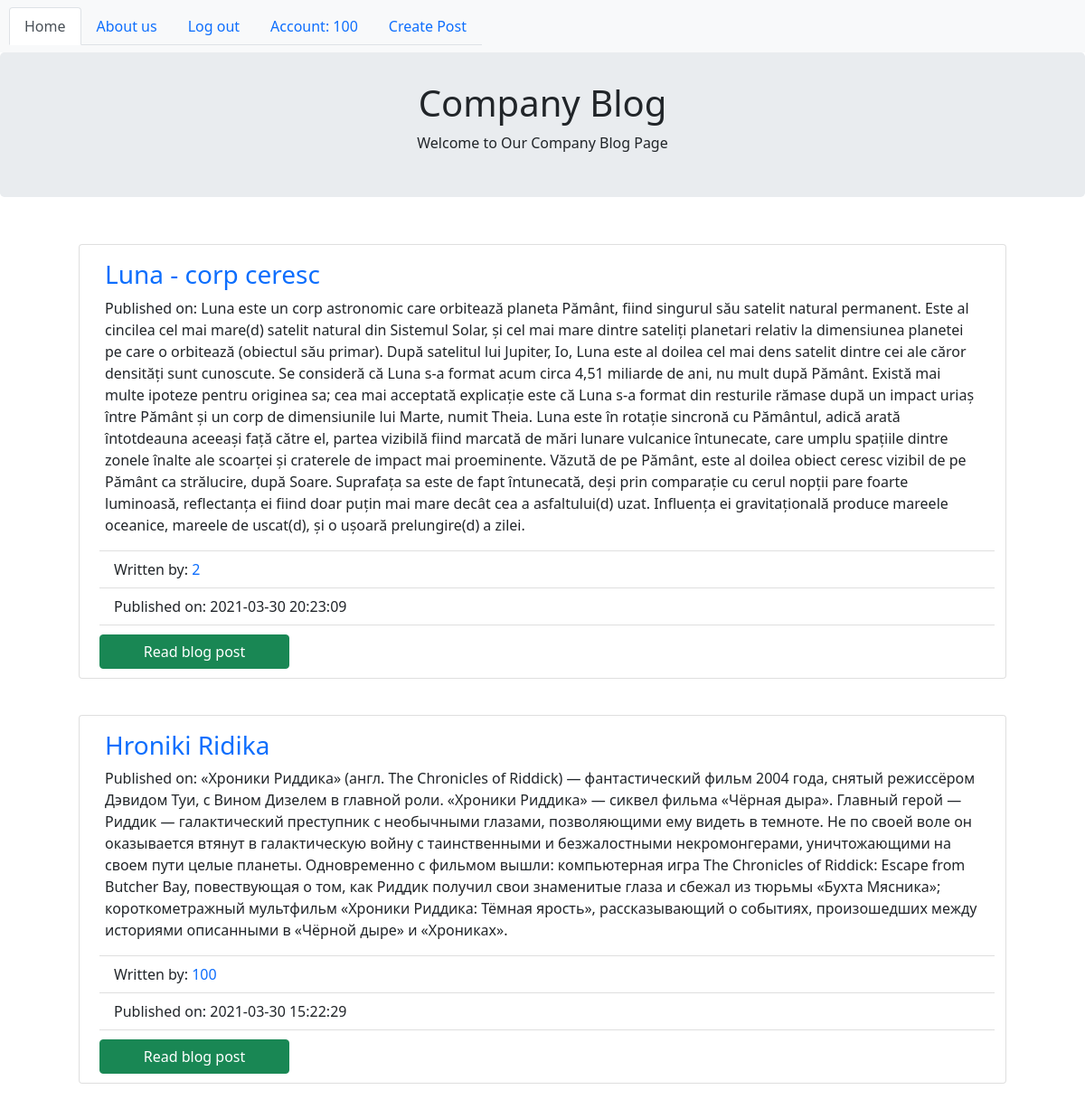
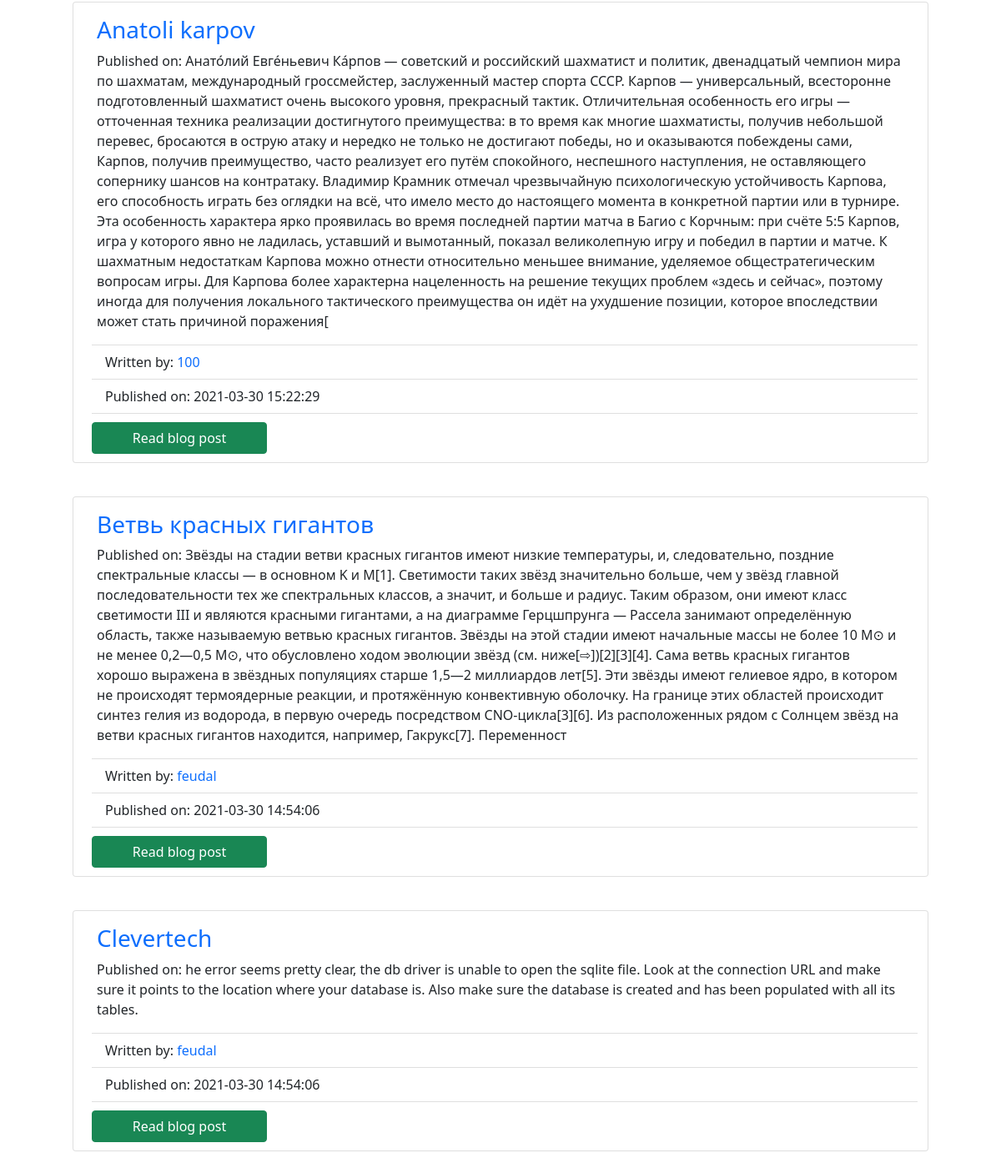
Page / (signed in) on the committed database (2 pictures, top to bottom).
### myproject/models.py (models this page shows, shortened)
class User(db.Model, UserMixin):
    __tablename__ = 'user_table'
    id = db.Column(db.Integer, primary_key=True)
    email = db.Column(db.String(64), unique=True, index=True)
    username = db.Column(db.String(64), unique=True, index=True)
    password_hash = db.Column(db.String(128))
    img = db.Column(db.String(64))
    post = db.relationship("Post", backref='user', lazy=True)

class Post(db.Model):
    __tablename__ = 'post_table'
    id = db.Column(db.Integer, primary_key=True)
    title = db.Column(db.String(64), index=True)
    username = db.Column(db.String(64), index=True)
    time_created = db.Column(db.DateTime, default=datetime.datetime.now())
    text = db.Column(db.Text)
    user_id = db.Column(db.Integer, db.ForeignKey('user_table.id'))

### app.py (the view)
@app.route('/')
def home():
    posts = Post.query.order_by(Post.time_created.desc())
    return render_template('home.html', posts=posts)

### myproject/models.py (called while the page is built)
@login_manager.user_loader
def load_user(user_id):
    return User.query.get(user_id)

### myproject/templates/home.html (shortened to what this page needs)
{% extends "base.html" %}
{% block content %}
<div class="jumbotron my_jumbotron">
    <h1>Company Blog</h1>
    <p>Welcome to Our Company Blog Page</p>
</div>
<div class="container-lg">
    <div class="row">
    {% for post in posts %}
     <div class="card">
      <div class="card-body">
        <h3 class="card-title"><a href="#" class="card-link">{{ post.title }}</a></h3>
        <p class="card-text">Published on: {{ post.text }}</p>
      </div>
      <ul class="list-group list-group-flush">
        <li class="list-group-item">Written by: <a href="#" class="card-link">{{post.username}}</a></li>
        <li class="list-group-item">Published on: {{ (post.time_created| string)[:-7] }}</li>
      </ul>
      <form action="{{url_for('post')}}">
          <input type="submit" class="btn btn-success my-button" value="Read blog post">
      </form>
    </div>
    {% endfor %}
    </div>
</div>
{% endblock %}

### myproject/templates/base.html (shortened to what this page needs)
<!DOCTYPE html>
<html lang="en">
<head>
    <link href="https://cdn.jsdelivr.net/npm/bootstrap@5.0.0-beta3/dist/css/bootstrap.min.css" rel="stylesheet">
	<link rel="stylesheet" href="../static/main.css">
</head>
<body>
<div class="navbar navbar-expand-lg navbar-light bg-light" id="myNavbar">
	<ul class="nav nav-tabs">
		  <li class="nav-item">
			<a class="nav-link" href="{{url_for('home')}}">Home</a>
		  </li>
		  <li class="nav-item">
			<a class="nav-link" href="{{url_for('about_us')}}">About us</a>
		  </li>
	  {% if current_user.is_authenticated %}
		  <li class="nav-item">
			<a class="nav-link" href="{{url_for('log_out')}}">Log out</a>
		  </li>
		  <li class="nav-item">
			<a class="nav-link" href="{{url_for('account')}}">Account: {{current_user.username}}</a>
		  </li>
		  <li class="nav-item">
			<a class="nav-link" href="{{url_for('create')}}">Create Post</a>
		  </li>
	  {% endif %}
	</ul>
</div>
{% block content %}
{% endblock %}
</body>
</html>

### myproject/static/main.css (style rules this page uses)
.jumbotron { padding: 2rem 1rem; margin-bottom: 2rem; background-color: #e9ecef; border-radius: .3rem; }
.my_jumbotron { text-align: center; }
a { text-decoration: none; }
.my-button { display: inline-block; width: 210px; margin: 10px; }
.card { max-width: 90%; margin: 20px auto 20px; }
ul { list-style-type: none; margin-left: 10px; padding: 0; }

### rows in the picture
User: username "100"
Post: title "Luna - corp ceresc", text "Luna este un corp astronomic care orbitează planeta Pământ, fiind singurul său satelit natural permanent. Este al cincilea cel mai mare⁠(d) satelit natural din Sistemul Solar, și cel mai mare dintre sateliți planetari relativ la dimensiunea planetei pe care o orbitează (obiectul său primar). După satelitul lui Jupiter, Io, Luna este al doilea cel mai dens satelit dintre cei ale căror densități sunt cunoscute. Se consideră că Luna s-a format acum circa 4,51 miliarde de ani, nu mult după Pământ. Există mai multe ipoteze pentru originea sa; cea mai acceptată explicație este că Luna s-a format din resturile rămase după un impact uriaș între Pământ și un corp de dimensiunile lui Marte, numit…", username "2", time_created "2021-03-30 20:23:09"
Post: title "Hroniki Ridika", text "«Хроники Риддика» (англ. The Chronicles of Riddick) — фантастический фильм 2004 года, снятый режиссёром Дэвидом Туи, с Вином Дизелем в главной роли. «Хроники Риддика» — сиквел фильма «Чёрная дыра». Главный герой — Риддик — галактический преступник с необычными глазами, позволяющими ему видеть в темноте. Не по своей воле он оказывается втянут в галактическую войну с таинственными и безжалостными некромонгерами, уничтожающими на своем пути целые планеты. Одновременно с фильмом вышли: компьютерная игра The Chronicles of Riddick: Escape from Butcher Bay, повествующая о том, как Риддик получил свои знаменитые глаза и сбежал из тюрьмы «Бухта Мясника»; короткометражный мультфильм «Хроники Риддика:…", username "100", time_created "2021-03-30 15:22:29"
Post: title "Anatoli karpov", text "Анато́лий Евге́ньевич Ка́рпов — советский и российский шахматист и политик, двенадцатый чемпион мира по шахматам, международный гроссмейстер, заслуженный мастер спорта СССР. Карпов — универсальный, всесторонне подготовленный шахматист очень высокого уровня, прекрасный тактик. Отличительная особенность его игры — отточенная техника реализации достигнутого преимущества: в то время как многие шахматисты, получив небольшой перевес, бросаются в острую атаку и нередко не только не достигают победы, но и оказываются побеждены сами, Карпов, получив преимущество, часто реализует его путём спокойного, неспешного наступления, не оставляющего сопернику шансов на контратаку. Владимир Крамник отмечал…", username "100", time_created "2021-03-30 15:22:29"
Post: title "Ветвь красных гигантов", text "Звёзды на стадии ветви красных гигантов имеют низкие температуры, и, следовательно, поздние спектральные классы — в основном K и M[1]. Светимости таких звёзд значительно больше, чем у звёзд главной последовательности тех же спектральных классов, а значит, и больше и радиус. Таким образом, они имеют класс светимости III и являются красными гигантами, а на диаграмме Герцшпрунга — Рассела занимают определённую область, также называемую ветвью красных гигантов. Звёзды на этой стадии имеют начальные массы не более 10 M⊙ и не менее 0,2—0,5 M⊙, что обусловлено ходом эволюции звёзд (см. ниже[⇨])[2][3][4]. Сама ветвь красных гигантов хорошо выражена в звёздных популяциях старше 1,5—2 миллиардов…", username "feudal", time_created "2021-03-30 14:54:06"
Post: title "Clevertech", text "he error seems pretty clear, the db driver is unable to open the sqlite file. Look at the connection URL and make sure it points to the location where your database is. Also make sure the database is created and has been populated with all its tables.", username "feudal", time_created "2021-03-30 14:54:06"
